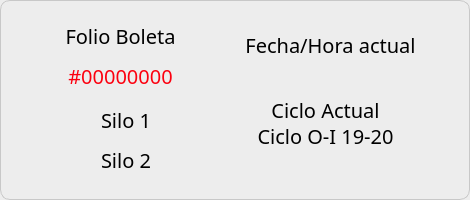
     <widget class="QFrame" name="frame_2">
      <property name="geometry">
       <rect>
        <x>610</x>
        <y>80</y>
        <width>470</width>
        <height>200</height>
       </rect>
      </property>
      <property name="autoFillBackground">
       <bool>false</bool>
      </property>
      <property name="styleSheet">
       <string notr="true">border-width:1px;
border-color:rgb(200, 200, 200);
background:rgb(237, 237, 237);
border-style:solid;
border-radius:10px;</string>
      </property>
      <widget class="QRadioButton" name="Silo_1">
       <property name="geometry">
        <rect>
         <x>80</x>
         <y>100</y>
         <width>90</width>
         <height>40</height>
        </rect>
       </property>
       <property name="font">
        <font>
         <family>Bahnschrift</family>
         <pointsize>-1</pointsize>
         <weight>50</weight>
         <italic>false</italic>
         <bold>false</bold>
        </font>
       </property>
       <property name="styleSheet">
        <string notr="true">font:20px;
border-radius:0px;
background:transparent;
border-color: rgb(237, 237, 237);</string>
       </property>
       <property name="text">
        <string>Silo 1</string>
       </property>
      </widget>
      <widget class="QRadioButton" name="Silo_2">
       <property name="geometry">
        <rect>
         <x>80</x>
         <y>140</y>
         <width>90</width>
         <height>40</height>
        </rect>
       </property>
       <property name="font">
        <font>
         <family>Bahnschrift</family>
         <pointsize>-1</pointsize>
         <weight>50</weight>
         <italic>false</italic>
         <bold>false</bold>
        </font>
       </property>
       <property name="styleSheet">
        <string notr="true">font:20px;
border-radius:0px;
background:transparent;
border-color: rgb(237, 237, 237);</string>
       </property>
       <property name="text">
        <string>Silo 2</string>
       </property>
      </widget>
      <widget class="QLabel" name="Folio">
       <property name="geometry">
        <rect>
         <x>50</x>
         <y>20</y>
         <width>141</width>
         <height>31</height>
        </rect>
       </property>
       <property name="font">
        <font>
         <family>Bahnschrift</family>
         <pointsize>-1</pointsize>
         <weight>50</weight>
         <italic>false</italic>
         <bold>false</bold>
        </font>
       </property>
       <property name="styleSheet">
        <string notr="true">font:20px;
border-radius:0px;
background:transparent;
border-color: rgb(237, 237, 237);</string>
       </property>
       <property name="text">
        <string>Folio Boleta</string>
       </property>
       <property name="alignment">
        <set>Qt::AlignCenter</set>
       </property>
      </widget>
      <widget class="QLabel" name="FolioNum">
       <property name="geometry">
        <rect>
         <x>60</x>
         <y>60</y>
         <width>121</width>
         <height>31</height>
        </rect>
       </property>
       <property name="palette">
        <palette>
         <active>
          <colorrole role="WindowText">
           <brush brushstyle="SolidPattern">
            <color alpha="255">
             <red>252</red>
             <green>0</green>
             <blue>15</blue>
            </color>
           </brush>
          </colorrole>
          <colorrole role="Button">
           <brush brushstyle="SolidPattern">
            <color alpha="0">
             <red>0</red>
             <green>0</green>
             <blue>0</blue>
            </color>
           </brush>
          </colorrole>
          <colorrole role="Base">
           <brush brushstyle="SolidPattern">
            <color alpha="0">
             <red>0</red>
             <green>0</green>
             <blue>0</blue>
            </color>
           </brush>
          </colorrole>
          <colorrole role="Window">
           <brush brushstyle="SolidPattern">
            <color alpha="0">
             <red>0</red>
             <green>0</green>
             <blue>0</blue>
            </color>
           </brush>
          </colorrole>
         </active>
         <inactive>
          <colorrole role="WindowText">
           <brush brushstyle="SolidPattern">
            <color alpha="255">
             <red>252</red>
             <green>0</green>
             <blue>15</blue>
            </color>
           </brush>
          </colorrole>
          <colorrole role="Button">
           <brush brushstyle="SolidPattern">
            <color alpha="0">
             <red>0</red>
             <green>0</green>
             <blue>0</blue>
            </color>
           </brush>
          </colorrole>
          <colorrole role="Base">
           <brush brushstyle="SolidPattern">
            <color alpha="0">
             <red>0</red>
             <green>0</green>
             <blue>0</blue>
            </color>
           </brush>
          </colorrole>
          <colorrole role="Window">
           <brush brushstyle="SolidPattern">
            <color alpha="0">
             <red>0</red>
             <green>0</green>
             <blue>0</blue>
            </color>
           </brush>
          </colorrole>
         </inactive>
         <disabled>
          <colorrole role="WindowText">
           <brush brushstyle="SolidPattern">
            <color alpha="255">
             <red>128</red>
             <green>128</green>
             <blue>128</blue>
            </color>
           </brush>
          </colorrole>
          <colorrole role="Button">
           <brush brushstyle="SolidPattern">
            <color alpha="0">
             <red>0</red>
             <green>0</green>
             <blue>0</blue>
            </color>
           </brush>
          </colorrole>
          <colorrole role="Base">
           <brush brushstyle="SolidPattern">
            <color alpha="0">
             <red>0</red>
             <green>0</green>
             <blue>0</blue>
            </color>
           </brush>
          </colorrole>
          <colorrole role="Window">
           <brush brushstyle="SolidPattern">
            <color alpha="0">
             <red>0</red>
             <green>0</green>
             <blue>0</blue>
            </color>
           </brush>
          </colorrole>
         </disabled>
        </palette>
       </property>
       <property name="font">
        <font>
         <family>Bahnschrift</family>
         <pointsize>-1</pointsize>
         <weight>50</weight>
         <italic>false</italic>
         <bold>false</bold>
        </font>
       </property>
       <property name="styleSheet">
        <string notr="true">font:20px;
border-radius:0px;
background:transparent;
border-color: rgb(237, 237, 237);</string>
       </property>
       <property name="text">
        <string>#00000000</string>
       </property>
       <property name="alignment">
        <set>Qt::AlignCenter</set>
       </property>
      </widget>
      <widget class="QLabel" name="Ciclo">
       <property name="geometry">
        <rect>
         <x>260</x>
         <y>94</y>
         <width>131</width>
         <height>31</height>
        </rect>
       </property>
       <property name="font">
        <font>
         <family>Bahnschrift</family>
         <pointsize>-1</pointsize>
         <weight>50</weight>
         <italic>false</italic>
         <bold>false</bold>
        </font>
       </property>
       <property name="styleSheet">
        <string notr="true">font:20px;
border-radius:0px;
background:transparent;
border-color: rgb(237, 237, 237);</string>
       </property>
       <property name="text">
        <string>Ciclo Actual</string>
       </property>
       <property name="alignment">
        <set>Qt::AlignCenter</set>
       </property>
      </widget>
      <widget class="QLabel" name="Ciclo_edit">
       <property name="geometry">
        <rect>
         <x>245</x>
         <y>120</y>
         <width>161</width>
         <height>31</height>
        </rect>
       </property>
       <property name="font">
        <font>
         <family>Bahnschrift</family>
         <pointsize>-1</pointsize>
         <weight>50</weight>
         <italic>false</italic>
         <bold>false</bold>
        </font>
       </property>
       <property name="styleSheet">
        <string notr="true">font:20px;
border-radius:0px;
background:transparent;
border-color: rgb(237, 237, 237);</string>
       </property>
       <property name="text">
        <string>Ciclo O-I 19-20</string>
       </property>
       <property name="alignment">
        <set>Qt::AlignCenter</set>
       </property>
      </widget>
      <widget class="QLabel" name="Fecha">
       <property name="geometry">
        <rect>
         <x>230</x>
         <y>24</y>
         <width>201</width>
         <height>41</height>
        </rect>
       </property>
       <property name="font">
        <font>
         <family>Bahnschrift</family>
         <pointsize>-1</pointsize>
         <weight>50</weight>
         <italic>false</italic>
         <bold>false</bold>
        </font>
       </property>
       <property name="styleSheet">
        <string notr="true">font:20px;
border-radius:0px;
background:transparent;
border-color: rgb(237, 237, 237);</string>
       </property>
       <property name="text">
        <string>Fecha/Hora actual</string>
       </property>
       <property name="alignment">
        <set>Qt::AlignCenter</set>
       </property>
      </widget>
     </widget>
